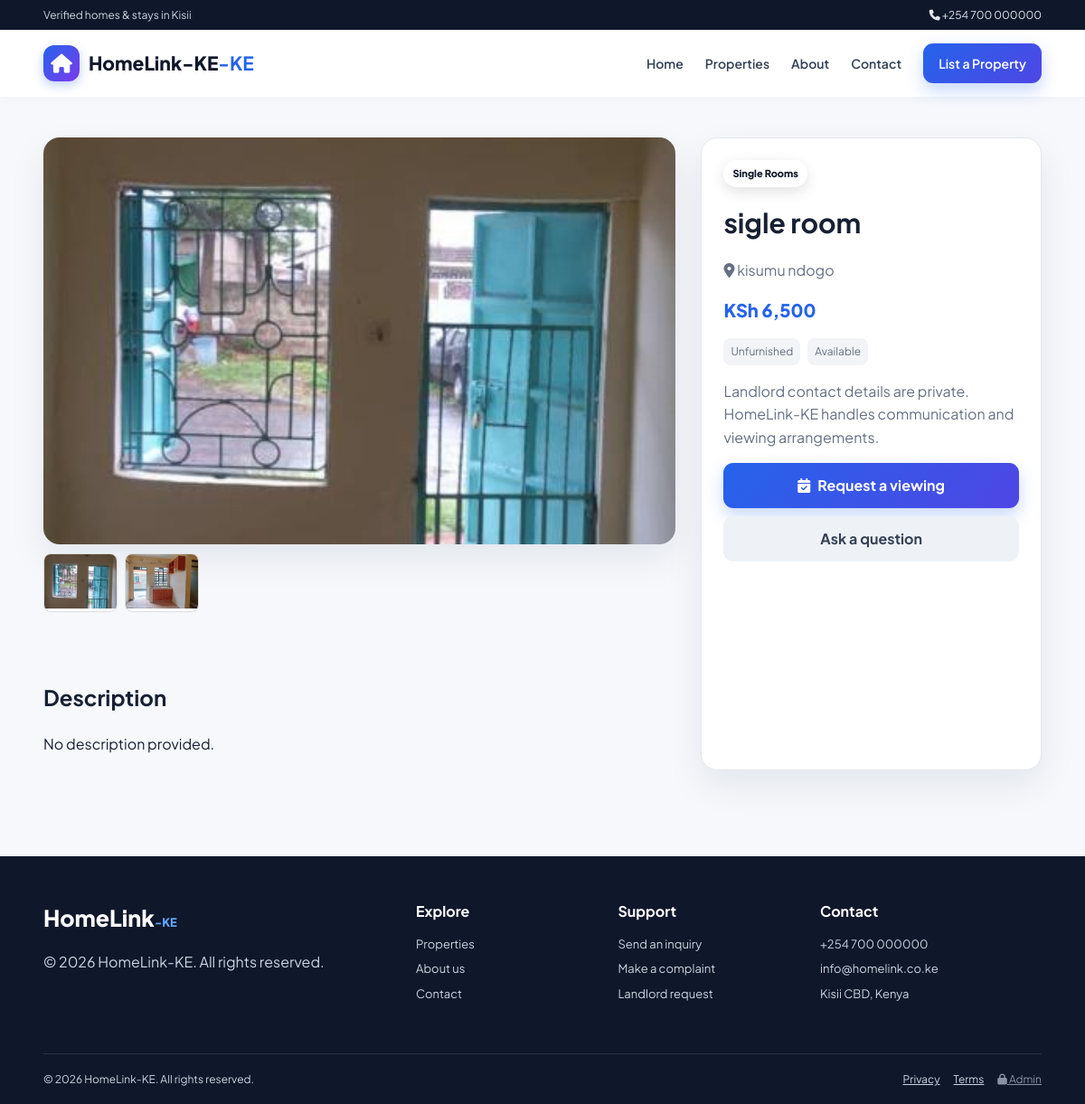
The app's page /HomeLink-KE/properties/details.php?id=11 with its own data.
### tables this page shows
CREATE TABLE `site_settings` (
  `id` int(11) NOT NULL DEFAULT 1,
  `site_name` varchar(150) NOT NULL DEFAULT 'HomeLink-KE',
  `site_logo` varchar(255) DEFAULT '',
  `contact_email` varchar(100) NOT NULL DEFAULT 'info@homelink.co.ke',
  `contact_phone` varchar(50) NOT NULL DEFAULT '+254 700 000000',
  `office_location` varchar(255) NOT NULL DEFAULT 'Kisii CBD, Kenya',
  `mpesa_paybill` varchar(50) DEFAULT '247247',
  `mpesa_account` varchar(100) DEFAULT 'HomeLink',
  `viewing_fee` decimal(10,2) DEFAULT 1000.00,
  `maintenance_mode` tinyint(1) DEFAULT 0,
  `footer_text` varchar(255) DEFAULT '© 2026 HomeLink-KE. All rights reserved.',
  `updated_at` timestamp NOT NULL DEFAULT current_timestamp() ON UPDATE current_timestamp(),
  `facebook_link` varchar(255) DEFAULT '',
  `twitter_link` varchar(255) DEFAULT '',
  `whatsapp_number` varchar(50) DEFAULT '',
  `instagram_link` varchar(255) DEFAULT '',
  `site_tagline` varchar(100) DEFAULT '-KE',
  `contact_location` varchar(255) DEFAULT 'Kisii CBD, Kenya'
);

CREATE TABLE `property_photos` (
  `id` int(11) NOT NULL,
  `property_id` int(11) NOT NULL,
  `photo_path` varchar(255) NOT NULL
);

CREATE TABLE `properties` (
  `id` int(11) NOT NULL,
  `title` varchar(255) NOT NULL,
  `location` varchar(255) NOT NULL,
  `price` decimal(10,2) NOT NULL,
  `status` enum('available','rented','sold') DEFAULT 'available',
  `description` text DEFAULT NULL,
  `image_url` varchar(255) DEFAULT NULL,
  `created_at` timestamp NOT NULL DEFAULT current_timestamp(),
  `deposit_info` varchar(255) DEFAULT NULL,
  `bedrooms` int(11) DEFAULT NULL,
  `furnished_status` enum('Furnished','Unfurnished','Semi-Furnished') DEFAULT 'Unfurnished',
  `amenities` text DEFAULT NULL,
  `category` varchar(100) DEFAULT NULL,
  `is_verified` tinyint(1) DEFAULT 0,
  `is_hidden` tinyint(1) DEFAULT 0,
  `landlord_name` varchar(255) DEFAULT NULL,
  `landlord_phone` varchar(50) DEFAULT NULL,
  `landlord_email` varchar(255) DEFAULT NULL,
  `landlord_notes` text DEFAULT NULL,
  `video_path` varchar(255) DEFAULT NULL,
  `availability` varchar(50) NOT NULL DEFAULT 'Available',
  `updated_at` timestamp NOT NULL DEFAULT current_timestamp() ON UPDATE current_timestamp()
);

### HomeLink-KE/includes/auth.php (called while the page is built, shortened)
<?php
function appBaseUrl(): string {
    return '/HomeLink-KE';
}

### HomeLink-KE/includes/functions.php (called while the page is built, shortened)
<?php
require_once __DIR__ . '/auth.php';
function e(?string $value): string {
    return htmlspecialchars((string)$value, ENT_QUOTES, 'UTF-8');
}
function formatKSH(float|int|string $amount): string {
    return 'KSh ' . number_format((float)$amount, 0);
}
function assetUrl(string $path): string {
    $path = trim(str_replace('\\', '/', $path));
    if ($path === '') {
        return '';
    }
    $path = preg_replace('~^\.\./+~', '', $path);
    $path = ltrim($path, '/');
    return appBaseUrl() . '/' . $path;
}
function getSiteSettings(?mysqli $conn = null): array {
    $defaults = [
        'site_name' => 'HomeLink-KE',
        'site_tagline' => '-KE',
        'site_logo' => '',
        'contact_phone' => '+254 712 345 678',
        'contact_email' => 'info@homelink.co.ke',
        'contact_location' => 'Kisii CBD, Kenya',
        'office_location' => 'Kisii CBD, Kenya',
        'whatsapp_number' => '',
        'facebook_link' => '',
        'twitter_link' => '',
        'instagram_link' => '',
        'viewing_fee' => 1000,
        'maintenance_mode' => 0,
        'footer_text' => '© 2026 HomeLink-KE. All rights reserved.'
    ];
    try {
        $conn ??= getDBConnection();
        $res = $conn->query("SELECT * FROM site_settings WHERE id=1 LIMIT 1");
        if ($res && ($row = $res->fetch_assoc())) {
            return array_merge($defaults, $row);
        }
    } catch (Throwable $e) {}
    return $defaults;
}
function getProperty(mysqli $conn, int $id): ?array {
    $stmt = $conn->prepare('SELECT * FROM properties WHERE id=? LIMIT 1');
    $stmt->bind_param('i', $id);
    $stmt->execute();
    $r = $stmt->get_result()->fetch_assoc();
    return $r ?: null;
}
function getPropertyPhotos(mysqli $conn, int $id): array {
    $a = [];
    $stmt = $conn->prepare('SELECT * FROM property_photos WHERE property_id=? ORDER BY id');
    $stmt->bind_param('i', $id);
    $stmt->execute();
    $res = $stmt->get_result();
    while ($r = $res->fetch_assoc()) {
        $a[] = $r;
    }
    return $a;
}

### HomeLink-KE/properties/details.php (the view, shortened to what this page needs)
<?php
require_once __DIR__ . '/../includes/functions.php';
$conn = getDBConnection();
$id = (int)($_GET['id'] ?? 0);
$p = getProperty($conn, $id);
$settings = getSiteSettings($conn);
$photos = getPropertyPhotos($conn, $id);
$isBnb = strtolower((string)$p['category']) === 'bnb';
$mainImage = propertyImage($p);
if (!$mainImage && !empty($photos[0]['photo_path'])) {
    $mainImage = assetUrl($photos[0]['photo_path']);
}
require __DIR__ . '/../includes/header.php';
?>
<section class="container detail-layout">
    <div>
        <div class="gallery-main">
            <?php if ($mainImage): ?>
                <img id="mainPhoto" src="<?= e($mainImage) ?>" alt="<?= e($p['title']) ?>">
            <?php else: ?>
                <div class="placeholder"><i class="fa-solid fa-house"></i></div>
            <?php endif; ?>
        </div>
        <?php if (count($photos) > 0): ?>
            <div style="display:flex;gap:8px;margin-top:10px;overflow:auto">
                <?php foreach ($photos as $ph): $u = assetUrl($ph['photo_path']); ?>
                    <button type="button" onclick="document.getElementById('mainPhoto').src='<?= e($u) ?>'" style="border:1px solid #ddd;background:#fff;padding:0;border-radius:8px;overflow:hidden">
                        <img src="<?= e($u) ?>" style="width:80px;height:60px;object-fit:cover">
                    </button>
                <?php endforeach; ?>
            </div>
        <?php endif; ?>
        <div class="section" style="padding-bottom:0">
            <h2>Description</h2>
            <p><?= nl2br(e($p['description'] ?: 'No description provided.')) ?></p>
        </div>
    </div>
    <aside class="detail-card">
        <span class="badge" style="position:static;display:inline-block"><?= e($p['category'] ?: 'Rental') ?></span>
        <h1 style="margin:15px 0 5px;font-size:30px"><?= e($p['title']) ?></h1>
        <p class="muted"><i class="fa-solid fa-location-dot"></i> <?= e($p['location']) ?></p>
        <div class="price"><?= formatKSH($p['price']) ?><?= $isBnb ? ' / night' : '' ?></div>
        <div class="meta-row" style="margin:15px 0">
            <span><?= e($p['furnished_status']) ?></span>
            <span><?= e($p['availability']) ?></span>
        </div>
        <p class="muted">Landlord contact details are private. HomeLink-KE handles communication and viewing arrangements.</p>
        <a class="btn btn-primary" style="width:100%" href="<?= appBaseUrl() ?>/forms/<?= $isBnb ? 'bnb-request.php' : 'viewing-request.php' ?>?property_id=<?= $p['id'] ?>">
            <i class="fa-solid <?= $isBnb ? 'fa-calendar-days' : 'fa-calendar-check' ?>"></i> <?= $isBnb ? 'Request this BnB' : 'Request a viewing' ?>
        </a>
        <a class="btn btn-muted" style="width:100%;margin-top:9px" href="<?= appBaseUrl() ?>/forms/inquiry.php?property_id=<?= $p['id'] ?>">Ask a question</a>
    </aside>
</section>
<?php require __DIR__ . '/../includes/footer.php'; ?>

### HomeLink-KE/includes/header.php (shortened to what this page needs)
<?php
require_once __DIR__ . '/functions.php';
$settings = $settings ?? getSiteSettings();
$siteName = $settings['site_name'] ?? 'HomeLink-KE';
$tagline = $settings['site_tagline'] ?? '-KE';
$logo = assetUrl((string)($settings['site_logo'] ?? ''));
$current = basename($_SERVER['PHP_SELF'] ?? 'index.php');
?>
<!doctype html>
<html lang="en">
<head>
    <link rel="stylesheet" href="https://cdnjs.cloudflare.com/ajax/libs/font-awesome/6.5.2/css/all.min.css">
    <link rel="stylesheet" href="<?= appBaseUrl() ?>/assets/folder/style.css">
</head>
<body>
    <header class="site-header">
        <div class="topbar">
            <div>Verified homes & stays in Kisii</div>
            <div class="top-contact">
                <?php if (!empty($settings['contact_phone'])): ?>
                    <a href="tel:<?= e($settings['contact_phone']) ?>">
                        <i class="fa-solid fa-phone"></i> <?= e($settings['contact_phone']) ?>
                    </a>
                <?php endif; ?>
            </div>
        </div>
        <nav class="navbar container">
            <a class="brand" href="<?= appBaseUrl() ?>/index.php">
                <?php if ($logo && file_exists(__DIR__ . '/../' . ltrim((string)$settings['site_logo'], './'))): ?>
                    <img src="<?= $logo ?>" alt="<?= e($siteName) ?> logo">
                <?php else: ?>
                    <span class="brand-mark"><i class="fa-solid fa-house"></i></span>
                <?php endif; ?>
                <span><?= e($siteName) ?><b><?= e($tagline) ?></b></span>
            </a>
            <div class="nav-links">
                <a class="<?= ($current === 'index.php' ? 'active' : '') ?>" href="<?= appBaseUrl() ?>/index.php">Home</a>
                <a href="<?= appBaseUrl() ?>/properties/index.php">Properties</a>
                <a href="<?= appBaseUrl() ?>/pages/about.php">About</a>
                <a href="<?= appBaseUrl() ?>/pages/contact.php">Contact</a>
                <a class="nav-cta" href="<?= appBaseUrl() ?>/forms/landlord-request.php">List a Property</a>
            </div>
        </nav>
    </header>
    <main>

### HomeLink-KE/includes/footer.php (shortened to what this page needs)
<?php
$settings = $settings ?? getSiteSettings();
$flash = getFlash();?>
</main>
<footer class="site-footer">
    <div class="container footer-grid">
        <div>
            <div class="footer-brand">HomeLink<span>-KE</span></div>
            <p><?= e($settings['footer_text'] ?? 'Connecting clients to verified homes and stays.') ?></p>
        </div>
        <div>
            <h4>Explore</h4>
            <a href="<?= appBaseUrl() ?>/properties/index.php">Properties</a>
            <a href="<?= appBaseUrl() ?>/pages/about.php">About us</a>
            <a href="<?= appBaseUrl() ?>/pages/contact.php">Contact</a>
        </div>
        <div>
            <h4>Support</h4>
            <a href="<?= appBaseUrl() ?>/forms/inquiry.php">Send an inquiry</a>
            <a href="<?= appBaseUrl() ?>/forms/complaint.php">Make a complaint</a>            <a href="<?= appBaseUrl() ?>/forms/landlord-request.php">Landlord request</a>        </div>
        <div>
            <h4>Contact</h4>
            <?php if (!empty($settings['contact_phone'])): ?>
                <a href="tel:<?= e($settings['contact_phone']) ?>"><?= e($settings['contact_phone']) ?></a>
            <?php endif; ?>
            <?php if (!empty($settings['contact_email'])): ?>
                <a href="mailto:<?= e($settings['contact_email']) ?>"><?= e($settings['contact_email']) ?></a>
            <?php endif; ?>
            <span><?= e($settings['office_location'] ?? $settings['contact_location'] ?? 'Kisii CBD, Kenya') ?></span>
        </div>
    </div>
    <div class="footer-bottom container">
        <span>© <?= date('Y') ?> HomeLink-KE. All rights reserved.</span>
        <div>
            <a href="<?= appBaseUrl() ?>/pages/privacy.php">Privacy</a>
            <a href="<?= appBaseUrl() ?>/pages/terms.php">Terms</a>
            <a class="admin-footer-link" href="<?= appBaseUrl() ?>/admin/login.php">                <i class="fa-solid fa-lock"></i> Admin
            </a>
        </div>
    </div>
</footer>
</body>
</html>

### HomeLink-KE/assets/folder/style.css (style rules this page uses)
:root { --primary: #2563eb; --primary-dark: #1d4ed8; --secondary: #0f172a; --accent: #10b981; --bg: #f6f8fc; --card: #ffffff; --text: #172033; --muted: #667085; --border: #e5e7eb; --danger: #dc2626; --warning: #b45309; --shadow: 0 16px 40px rgba(15, 23, 42, 0.08); --shadow-3d: 0 20px 35px -10px rgba(15, 23, 42, 0.15), 0 10px 15px -5px rgba(0, 0, 0, 0.04); --radius: 18px; --transition: all 0.3s cubic-bezier(0.16, 1, 0.3, 1); --touch-target: 44px; }
* { box-sizing: border-box; -webkit-tap-highlight-color: transparent; }
html { scroll-behavior: smooth; }
body { margin: 0; background: var(--bg); color: var(--text); font-family: 'Plus Jakarta Sans', Arial, sans-serif; line-height: 1.6; overflow-x: hidden; }
a { color: inherit; }
main { min-height: 60vh; }
.container { width: min(1180px, 92%); margin: auto; }
.topbar { background: var(--secondary); color: #cbd5e1; display: flex; justify-content: space-between; gap: 20px; padding: 7px 4%; font-size: 12px; }
.top-contact a { color: #e2e8f0; text-decoration: none; }
.site-header { background: #ffffff; position: sticky; top: 0; z-index: 1000; box-shadow: 0 2px 10px rgba(0, 0, 0, 0.03); }
.navbar { min-height: 74px; display: flex; align-items: center; justify-content: space-between; gap: 25px; }
.brand { display: flex; align-items: center; gap: 10px; text-decoration: none; font-size: 21px; font-weight: 800; color: var(--secondary); }
.brand b { color: var(--primary); }
.brand-mark { width: 40px; height: 40px; border-radius: 12px; background: linear-gradient(135deg, var(--primary), #7c3aed); color: #ffffff; display: grid; place-items: center; box-shadow: 0 4px 12px rgba(37, 99, 235, 0.3); }
.nav-links { display: flex; align-items: center; gap: 24px; }
.nav-links a { text-decoration: none; font-weight: 600; font-size: 14px; color: #344054; transition: var(--transition); }
.nav-cta, .btn-primary { background: linear-gradient(135deg, var(--primary), #4f46e5) !important; color: #ffffff !important; padding: 11px 17px; border-radius: 11px; box-shadow: 0 8px 18px rgba(37, 99, 235, 0.25); transition: var(--transition); min-height: var(--touch-target); }
.btn { display: inline-flex; align-items: center; justify-content: center; gap: 8px; border: 0; border-radius: 11px; padding: 12px 18px; text-decoration: none; font-weight: 700; cursor: pointer; transition: var(--transition); perspective: 500px; min-height: var(--touch-target); }
.btn-muted { background: #eef2f7; color: #344054; }
.section { padding: 55px 0; }
.badge { position: absolute; top: 12px; left: 12px; background: rgba(255, 255, 255, 0.95); backdrop-filter: blur(4px); color: #0f172a; border-radius: 99px; padding: 6px 10px; font-size: 11px; font-weight: 800; box-shadow: 0 5px 15px rgba(0, 0, 0, 0.12); z-index: 2; }
.muted { color: var(--muted); }
.price { font-size: 20px; font-weight: 800; color: var(--primary); margin: 8px 0; }
.meta-row { display: flex; flex-wrap: wrap; gap: 8px; color: #667085; font-size: 12px; }
.meta-row span { background: #f2f4f7; border-radius: 8px; padding: 5px 8px; }
.detail-layout { display: grid; grid-template-columns: 1.3fr 0.7fr; gap: 28px; padding: 45px 0; }
.gallery-main { height: 450px; border-radius: 18px; overflow: hidden; background: #e5e7eb; box-shadow: var(--shadow); }
.gallery-main img { width: 100%; height: 100%; object-fit: cover; }
.detail-card { background: #ffffff; border: 1px solid var(--border); border-radius: 18px; padding: 24px; box-shadow: var(--shadow); }
.site-footer { background: #0f172a; color: #cbd5e1; margin-top: 50px; }
.footer-grid { display: grid; grid-template-columns: 2fr 1fr 1fr 1.3fr; gap: 35px; padding: 48px 0; }
.footer-grid h4 { color: #ffffff; margin: 0 0 13px; }
.footer-grid a, .footer-grid span { display: block; text-decoration: none; margin: 7px 0; font-size: 13px; transition: var(--transition); }
.footer-brand { font-size: 25px; font-weight: 800; color: #ffffff; }
.footer-brand span { display: inline; color: #60a5fa; }
.footer-bottom { border-top: 1px solid #263247; padding: 18px 0; display: flex; justify-content: space-between; gap: 15px; font-size: 12px; }
.footer-bottom div { display: flex; gap: 15px; }
.admin-footer-link { opacity: 0.65; }

### records on screen
site_settings: contact_phone "+254 700 000000", site_name "HomeLink-KE", site_tagline "-KE", footer_text "© 2026 HomeLink-KE. All rights reserved.", contact_email "info@homelink.co.ke", office_location "Kisii CBD, Kenya"
property_photos: photo_path (picture)
property_photos: photo_path (picture)
properties: description "No description provided.", category "Single Rooms", title "sigle room", location "kisumu ndogo", price "KSh 6,500", furnished_status "Unfurnished", availability "Available"
